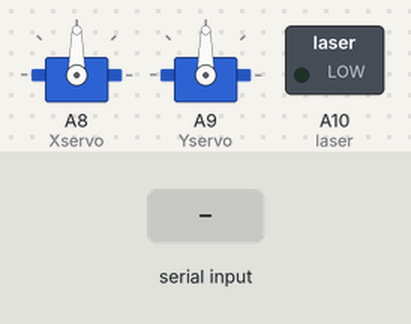
The sketch below on a simulated Arduino Mega 2560, built with avr-gcc and run on an emulated ATmega2560. Shown: 2 × servo, switched loads named in the sketch (green lamp = pin HIGH). The inputs (shaded band) are chosen by the test bench. What the sketch prints to the serial monitor is not drawn.

Above: at 1.3 s.
1.4 s: "x90\n" received over Serial
At 2.1 s:
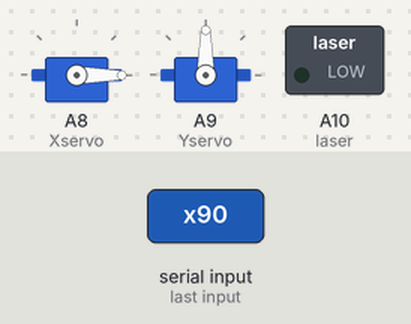
2.9 s: "f90\n" received over Serial
At 3.2 s:
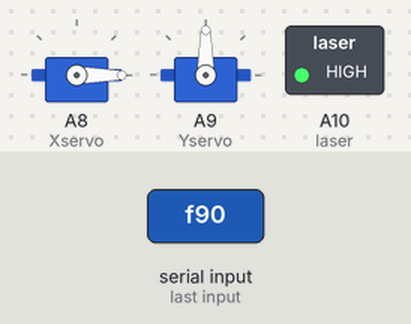
4.4 s: "x,45\n" received over Serial
At 5.6 s:
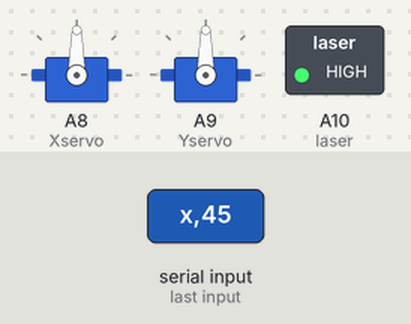
5.9 s: "y90\n" received over Serial
At 6.7 s:
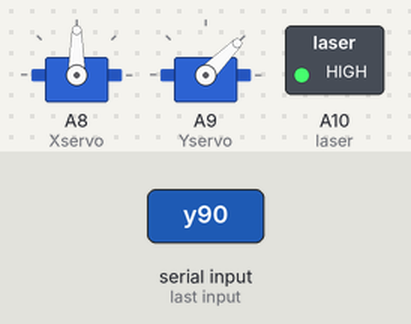
7.4 s: "y,45\n" received over Serial
At 7.9 s:
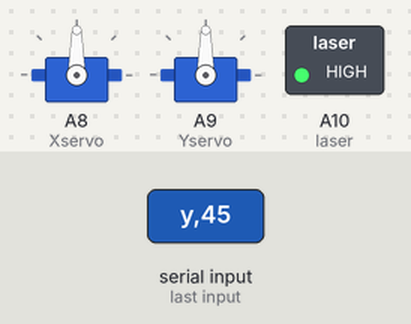
8.9 s: "x" received over Serial
At 10.2 s:
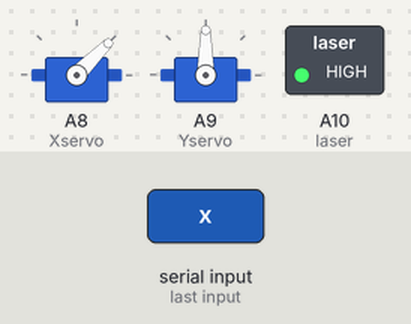
Timing chart, 0 to 11.4 s (numbered marks = the images above; inputs shaded):
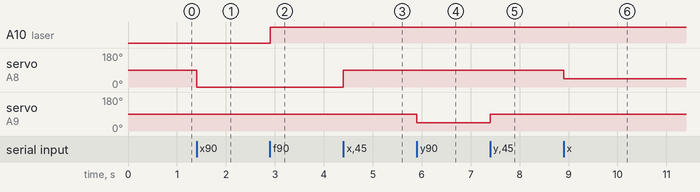

Measured:
- after the input at 1.4 s, servo on A8 (Xservo): 90° → 0° at once
- after the input at 2.9 s, A10 (laser): LOW → HIGH at once
- after the input at 4.4 s, servo on A8 (Xservo): 0° → 90° at once
- after the input at 5.9 s, servo on A9 (Yservo): 90° → 45° at once
- after the input at 7.4 s, servo on A9 (Yservo): 45° → 90° at once
- after the input at 8.9 s, servo on A8 (Xservo): 90° → 45° at once

The sketch:

Fire_control_arduino_V1B-A.ino
```cpp
/* RAN FIRE CONTROL WEBCAM TRACKER TO SERVO
  by www.nuvotion.com.au
  littlebird.com.au
  modified 22/10/2018
  by NICK OWEN

 Version 1.0 Block A
*/

#include <Servo.h>
int c;
int v = 0;
int val; // Data received from the serial port
int ledPin = 13; // Set the pin to digital I/O 13


///pins keep in mind this has been mapped for the makeblock mega pi
int laser = A10; // pin the laser is connected to
int Xservo = A8; // attaches the servo on pin 9 to the servo object
int Yservo = A9; // attaches the servo on pin 9 to the servo object


String str;

unsigned int Xvalue = 0;
Servo Xaxis;  // create servo object to control a servo
Servo Yaxis;  // create servo object to control a servo

// twelve servo objects can be created on most boards

int pos = 0;    // variable to store the servo position

void setup() {
  Serial.begin(9600);
  Serial1.begin(9600);
  pinMode(laser, OUTPUT);
  digitalWrite(laser, LOW);    // turn the LED off by making the voltage LOW

  Xaxis.attach(Xservo);  // attaches the servo on pin 9 to the servo object
  Yaxis.attach(Yservo);  // attaches the servo on pin 9 to the servo object

  Serial.println("Fight and win at sea");
  //wait 100 milliseconds so we don't drive ourselves crazy
  delay(100);
}

void loop() {
  // read serial-data, if available
  while (Serial.available()) {
    c = Serial.read();
    // handle digits
    if ((c >= '0') && (c <= '9')) {
      v = 10 * v + c - '0';
    }
    // handle delimiter
    else if (c == 'x') {
      Serial1.println(v);
      Xaxis.write(v);              // tell servo to go to position in variable 'pos'

      v = 0;
    }
    else if (c == 'y') {
      Serial1.println(v);
      Yaxis.write(v);              // tell servo to go to position in variable 'pos'

      v = 0;
    }

    else if (c == 'f') {
      //fire laser
      Serial1.println(v);

      if (v>40){
      digitalWrite(A10, HIGH);   // turn the LED on (HIGH is the voltage level)1
      }else{      digitalWrite(A10, LOW);   // turn the LED on (HIGH is the voltage level)1
      }

      v = 0;
    }

  }


}
```
